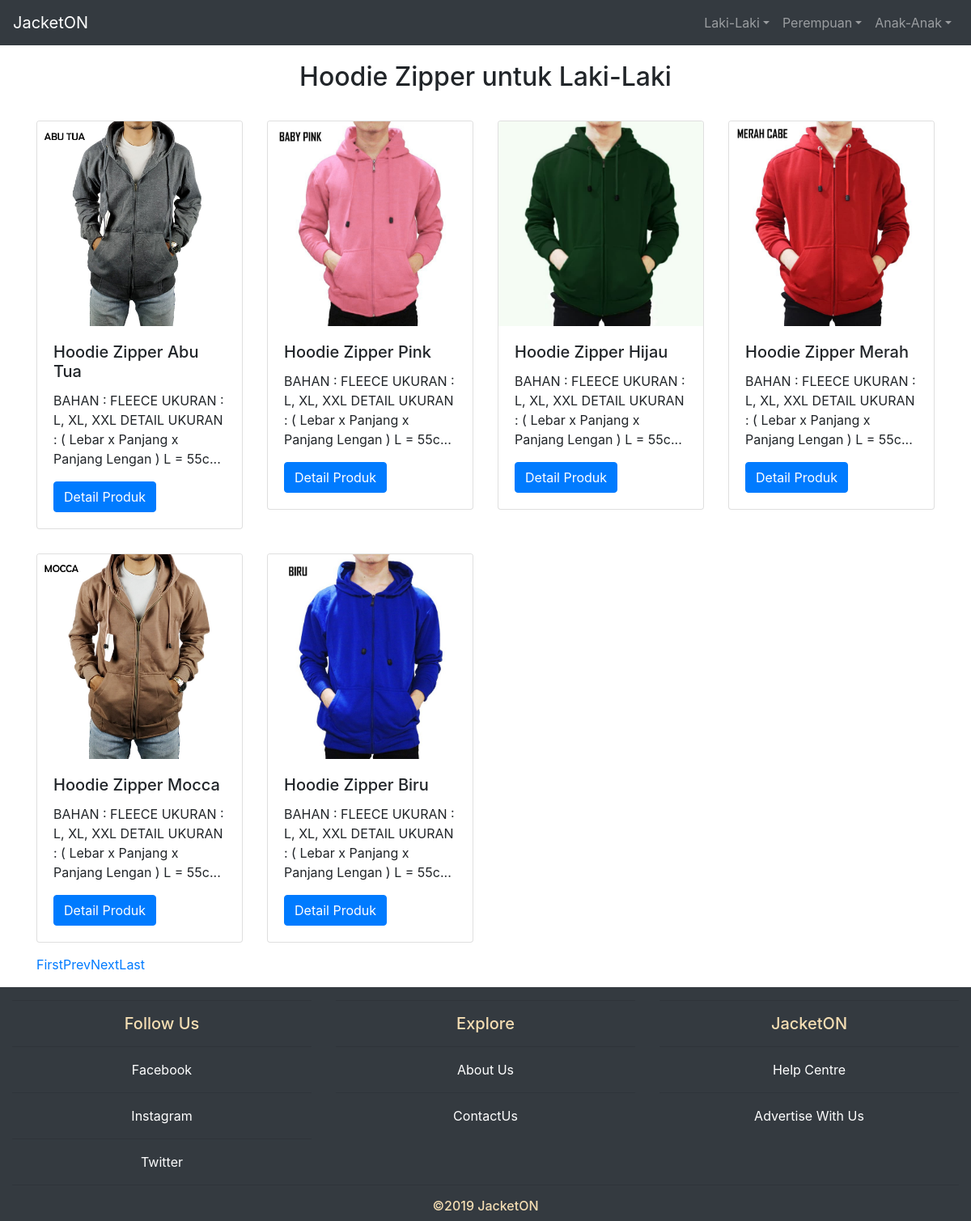
The page /product.php?id=1&nama=Laki-Laki&idjaket=6&namajaket=Hoodie Zipper on the database as committed earlier.
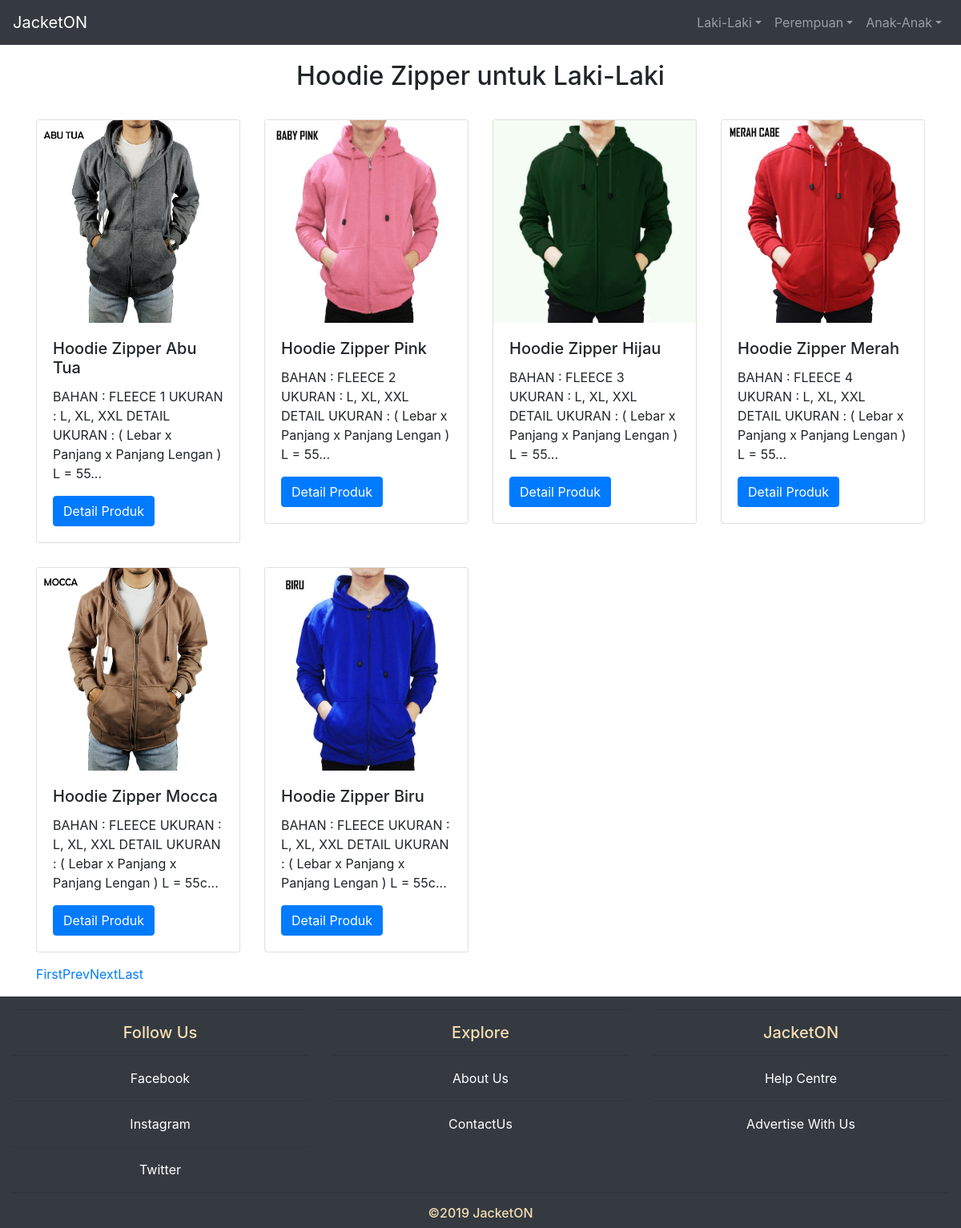
The same page on the database as committed later.
### tables this page shows
CREATE TABLE `jaket` (
  `id_jaket` int(11) NOT NULL,
  `nama` varchar(50) NOT NULL,
  `deskripsi` text NOT NULL,
  `harga` int(11) NOT NULL,
  `quantity` int(11) NOT NULL,
  `tanggal_masuk` date NOT NULL,
  `kategori_id` int(10) NOT NULL,
  `kategorijaket_id` int(50) NOT NULL,
  `gambar` varchar(50) NOT NULL
);

### product.php (the view, shortened to what this page needs)
<?php
include 'header.php';
?>
<?php
$kategori_id = $_GET['id'];
$nama_kategori = $_GET['nama'];
$kategorijaket_id = $_GET['idjaket'];
$kategorijaket_nama = $_GET['namajaket'];
?>
<h2 class="text-center" style="margin : 20px 0"> <?php echo $kategorijaket_nama ?> untuk <?php echo $nama_kategori ?> </h2>
<div class="container">
	<div class="row">
		<?php
		if (isset($_GET['pageno'])) {
            $pageno = $_GET['pageno'];
        } else {
            $pageno = 1;
        }
        $no_of_records_per_page = 12;
        $offset = ($pageno-1) * $no_of_records_per_page;
        $total_pages_sql = "SELECT COUNT(*) FROM jaket WHERE kategori_id=$kategori_id AND kategorijaket_id=$kategorijaket_id";
        $result2 = mysqli_query($conn,$total_pages_sql);
        $total_rows = mysqli_fetch_array($result2)[0];
        $total_pages = ceil($total_rows / $no_of_records_per_page);
		$query ="SELECT * FROM jaket WHERE kategori_id=$kategori_id AND kategorijaket_id=$kategorijaket_id LIMIT $offset, $no_of_records_per_page";
		$result = $conn->query($query);
		while ($row = $result->fetch_assoc()) {
			$id_jaket = $row['id_jaket'];
			$nama = $row['nama'];
			$gambar = $row['gambar'];
			$deskripsi = $row['deskripsi'];
		?>
		<div class="col-lg-3 col-md-6 col-sm-12" style="padding:15px">
			<div class="card">
				<img src="<?php echo $gambar ?>" class="card-img-top" alt="..." style="width:253px; height:253px">
					<div class="card-body">
					<?php
					$string1 = strlen($nama);
					if($string1 > 21){
						echo '<h5 class="card-title">'.substr($nama,0,20).'</h5>';
					} else{
						echo '<h5 class="card-title">'.$nama.'</h5>';
					}
					$string = strlen($deskripsi);
					if($string > 50){
						echo '<p class="card-text">'.substr($deskripsi,0,100).'...'.'</p>';
					} else{
						echo '<p class="card-text">'.$deskripsi.'</p>';
					}
					echo '<a href="#" class="btn btn-primary" data-toggle="modal" data-target="#modal'.$id_jaket.' " >Detail Produk</a>';
					?>
					</div>
				</div>
				</div>
		<?php };?>
		</div>
    <ul class="pagination">
        <li><a href="?id=<?php echo $kategori_id?>&nama=<?php echo $nama_kategori?>&idjaket=<?php echo $kategorijaket_id?>&namajaket=<?php echo $kategorijaket_nama?>&pageno=1">First</a></li>
        <li class="<?php if($pageno <= 1){ echo 'disabled'; } ?>">
            <a href="<?php if($pageno <= 1){ echo '#'; } else { echo "?id=$kategori_id&nama=$nama_kategori&idjaket=$kategorijaket_id&namajaket=$kategorijaket_nama&pageno=".($pageno - 1); } ?>">Prev</a>
        </li>
        <li class="<?php if($pageno >= $total_pages){ echo 'disabled'; } ?>">
            <a href="<?php if($pageno >= $total_pages){ echo '#'; } else { echo "?id=$kategori_id&nama=$nama_kategori&idjaket=$kategorijaket_id&namajaket=$kategorijaket_nama&pageno=".($pageno + 1); } ?>">Next</a>
        </li>
        <li><a href="?id=<?php echo $kategori_id?>&nama=<?php echo $nama_kategori?>&idjaket=<?php echo $kategorijaket_id?>&namajaket=<?php echo $kategorijaket_nama?>&pageno=<?php echo $total_pages?>">Last</a></li>
    </ul>
</div>
<?php
include 'footer.php';
?>

Rows that differ between the two databases and show on the page:
changed jaket "Hoodie Zipper Abu Tua": deskripsi "BAHAN : FLEECE UKURAN : L, XL, XXL DETAIL UKURAN : ( Lebar x Panjang x Panjang Lengan ) L = 55c" → "BAHAN : FLEECE 1 UKURAN : L, XL, XXL DETAIL UKURAN : ( Lebar x Panjang x Panjang Lengan ) L = 55"
changed jaket "Hoodie Zipper Pink": deskripsi "BAHAN : FLEECE UKURAN : L, XL, XXL DETAIL UKURAN : ( Lebar x Panjang x Panjang Lengan ) L = 55c" → "BAHAN : FLEECE 2 UKURAN : L, XL, XXL DETAIL UKURAN : ( Lebar x Panjang x Panjang Lengan ) L = 55"
changed jaket "Hoodie Zipper Hijau": deskripsi "BAHAN : FLEECE UKURAN : L, XL, XXL DETAIL UKURAN : ( Lebar x Panjang x Panjang Lengan ) L = 55c" → "BAHAN : FLEECE 3 UKURAN : L, XL, XXL DETAIL UKURAN : ( Lebar x Panjang x Panjang Lengan ) L = 55"
changed jaket "Hoodie Zipper Merah": deskripsi "BAHAN : FLEECE UKURAN : L, XL, XXL DETAIL UKURAN : ( Lebar x Panjang x Panjang Lengan ) L = 55c" → "BAHAN : FLEECE 4 UKURAN : L, XL, XXL DETAIL UKURAN : ( Lebar x Panjang x Panjang Lengan ) L = 55"
